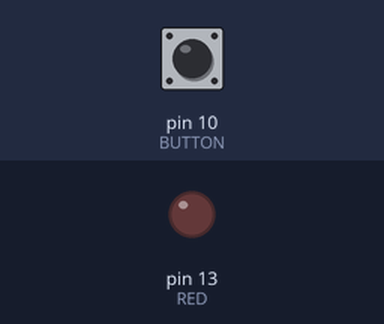
Simulated run of this sketch. Board: Arduino Uno, built with avr-gcc and run on an emulated ATmega328P. Shown: output pins drawn as LEDs (lit = HIGH). The test bench sets the inputs (shaded band); at power-on: pin 10 (BUTTON) LOW.

Above: at 1.2 s.
1.3 s: pin 10 (BUTTON) pulled HIGH for 0.15 s
At 1.37 s:
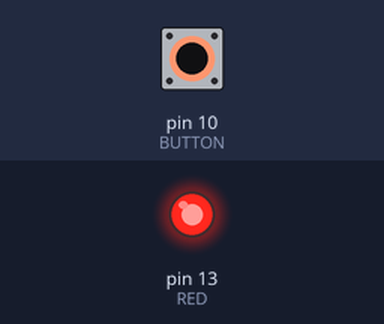
2.9 s: pin 10 (BUTTON) pulled HIGH for 3.2 s
At 6.6 s:
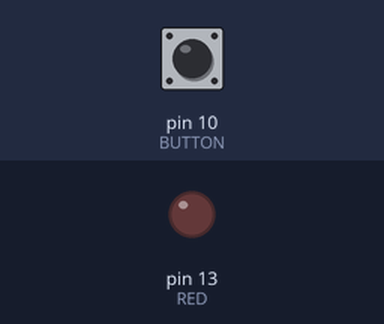
Timing chart, 0 to 8.1 s (numbered marks = the images above; inputs shaded):
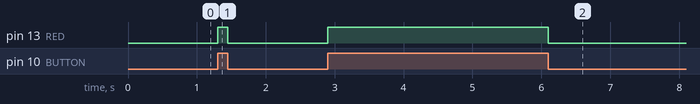

The sketch:

sketch_button_led_acende_apaga.ino
```cpp
int RED = 13;
int BUTTON = 10;

void setup() {
  pinMode(RED,OUTPUT);
  pinMode(BUTTON,INPUT);
  digitalWrite(RED, LOW);
}

void loop() {
  if (digitalRead(BUTTON) ==  HIGH) {
    digitalWrite(RED, HIGH);
  } else{
    digitalWrite(RED, LOW);
  }
}
```

Measured:
- after the input at 1.3 s, pin 13 (RED): LOW → HIGH at once, → LOW 0.15 s later
- after the input at 2.9 s, pin 13 (RED): LOW → HIGH at once, → LOW 3.2 s later
